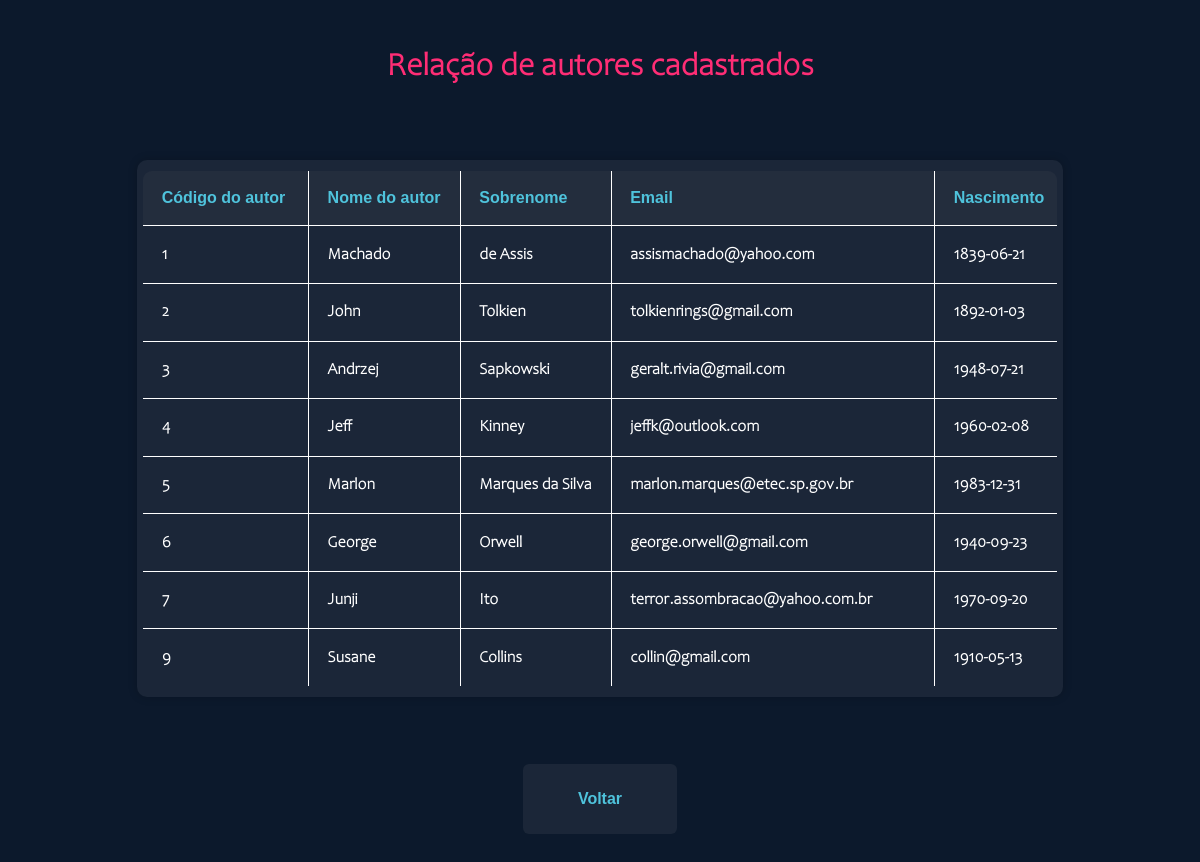
The page /php/listar_autor.php on the database its author committed.
### tables this page shows
CREATE TABLE `autor` (
  `cod_autor` int(11) NOT NULL,
  `nome_autor` varchar(15) NOT NULL,
  `sobrenome` varchar(30) NOT NULL,
  `email` varchar(50) NOT NULL,
  `nasc` date NOT NULL
);

### php/autor.php (called while the page is built, shortened)
<?php
class Autor
{
function listar()
{
   try
   {
     $this->conn = new Conectar();
     $sql = $this->conn->query("Select * from autor order by cod_autor");
     $sql->execute();
     return $sql->fetchAll();
   }
   catch(PDOException $exc)
   {
     echo "Erro ao executar consulta. " . $exc->getMessage();
   }
}
}
?>

### php/listar_autor.php (the view, shortened to what this page needs)
<!DOCTYPE html>
<html lang="pt-br">
<head>
    <link rel="stylesheet" href="../css/listar_livro.css">
</head>
<body>
    <h1>Relação de autores cadastrados</h1>
    <div class = "container">
    <div class = "card">
    <?php
    include_once 'autor.php';
    $at = new Autor();
    $autoria_bd = $at->listar();
    ?>
    <table>
        <tr>
            <th>Código do autor</th>
            <th>Nome do autor</th>
            <th>Sobrenome</th>
            <th>Email</th>
            <th>Nascimento</th>
        </tr>
        <?php
        foreach ($autoria_bd as $a_mostrar) {
            echo "<tr>";
            echo "<td>" . $a_mostrar[0] . "</td>";
            echo "<td>" . $a_mostrar[1] . "</td>";
            echo "<td>" . $a_mostrar[2] . "</td>";
            echo "<td>" . $a_mostrar[3] . "</td>";
            echo "<td>" . $a_mostrar[4] . "</td>";
            echo "</tr>";
        }
        ?>
    </table>
    </div>
    </div>
    <a href="Menu.html" class="button">Voltar</a>
</body>
</html>

### css/listar_livro.css (style rules this page uses)
body { font-family:'Rockwell Extra Bold'; background-color:#0c192c; padding: 20px; }
.container { display: flex; justify-content: center; align-items: flex-start; width: 100%; padding-top:20px; }
h1 { font-family: "Candara"; color: #ff2d75; text-align: center; }
.card { background: rgba(161, 160, 160, 0.1); padding: 20px; border-radius: 10px; box-shadow: 0 0 10px rgba(0, 0, 0, 0.2); width: 80%; height: 65%; margin-top: 30px; padding: 10px 5px; margin-bottom: 10px; }
table { width: 100%; border-collapse: collapse; border-radius: 10px; overflow: hidden; }
table, th, td { border: 1px solid #ffffff,; }
td { color:#ffffff; font-family: "Candara"; font-weight: bold; }
th { font-family: Tahoma, sans-serif; color: #4fc3dc; }
th, td { padding: 2%; text-align: left; }
th { background-color: rgba(105, 105, 105, 0.1); }
.button { display: block; margin: 5% auto 20px; text-align: center; color: #4fc3dc; line-height: 50px; text-decoration: none; background: rgba(161, 160, 160, 0.1); padding: 10px 20px; font-size: 16px; width: 10%; font-family: Tahoma, sans-serif; font-weight: bold; border-radius: 6px; }

### rows shown on the page
autor: cod_autor "1", nome_autor "Machado", sobrenome "de Assis", email "assismachado@yahoo.com", nasc "1839-06-21"
autor: cod_autor "2", nome_autor "John", sobrenome "Tolkien", email "tolkienrings@gmail.com", nasc "1892-01-03"
autor: cod_autor "3", nome_autor "Andrzej", sobrenome "Sapkowski", email "geralt.rivia@gmail.com", nasc "1948-07-21"
autor: cod_autor "4", nome_autor "Jeff", sobrenome "Kinney", email "jeffk@outlook.com", nasc "1960-02-08"
autor: cod_autor "5", nome_autor "Marlon", sobrenome "Marques da Silva", email "marlon.marques@etec.sp.gov.br", nasc "1983-12-31"
autor: cod_autor "6", nome_autor "George", sobrenome "Orwell", email "george.orwell@gmail.com", nasc "1940-09-23"
autor: cod_autor "7", nome_autor "Junji", sobrenome "Ito", email "terror.assombracao@yahoo.com.br", nasc "1970-09-20"
autor: cod_autor "9", nome_autor "Susane", sobrenome "Collins", email "collin@gmail.com", nasc "1910-05-13"
